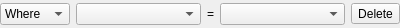
<?xml version="1.0" encoding="UTF-8"?>
<ui version="4.0">
 <class>CopyfieldsWidget</class>
 <widget class="QWidget" name="CopyfieldsWidget">
  <property name="geometry">
   <rect>
    <x>0</x>
    <y>0</y>
    <width>400</width>
    <height>28</height>
   </rect>
  </property>
  <layout class="QHBoxLayout" name="horizontalLayout">
   <property name="leftMargin">
    <number>0</number>
   </property>
   <property name="topMargin">
    <number>0</number>
   </property>
   <property name="rightMargin">
    <number>0</number>
   </property>
   <property name="bottomMargin">
    <number>0</number>
   </property>
   <item>
    <widget class="QComboBox" name="functionCombo">
     <property name="sizePolicy">
      <sizepolicy hsizetype="Fixed" vsizetype="Fixed">
       <horstretch>0</horstretch>
       <verstretch>0</verstretch>
      </sizepolicy>
     </property>
     <item>
      <property name="text">
       <string>Where</string>
      </property>
     </item>
     <item>
      <property name="text">
       <string>Update</string>
      </property>
     </item>
    </widget>
   </item>
   <item>
    <widget class="QComboBox" name="srcCombo"/>
   </item>
   <item>
    <widget class="QLabel" name="signLabel">
     <property name="sizePolicy">
      <sizepolicy hsizetype="Fixed" vsizetype="Preferred">
       <horstretch>0</horstretch>
       <verstretch>0</verstretch>
      </sizepolicy>
     </property>
     <property name="text">
      <string>=</string>
     </property>
    </widget>
   </item>
   <item>
    <widget class="QComboBox" name="destCombo"/>
   </item>
   <item>
    <widget class="QToolButton" name="deleteButton">
     <property name="text">
      <string>Delete</string>
     </property>
     <property name="icon">
      <iconset theme="list-remove">
       <normaloff>.</normaloff>.</iconset>
     </property>
    </widget>
   </item>
  </layout>
 </widget>
 <tabstops>
  <tabstop>functionCombo</tabstop>
  <tabstop>srcCombo</tabstop>
  <tabstop>destCombo</tabstop>
  <tabstop>deleteButton</tabstop>
 </tabstops>
 <resources/>
 <connections>
  <connection>
   <sender>deleteButton</sender>
   <signal>clicked()</signal>
   <receiver>CopyfieldsWidget</receiver>
   <slot>deleteLater()</slot>
   <hints>
    <hint type="sourcelabel">
     <x>386</x>
     <y>14</y>
    </hint>
    <hint type="destinationlabel">
     <x>395</x>
     <y>181</y>
    </hint>
   </hints>
  </connection>
 </connections>
</ui>
